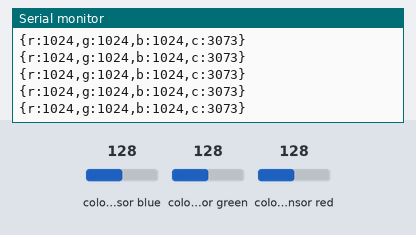
This sketch was run on a simulated Arduino Uno, built with avr-gcc and run on an emulated ATmega328P. Shown: the last lines printed to the serial monitor. The inputs (shaded band) are chosen by the test bench; at power-on: colour sensor green 128, colour sensor blue 128, colour sensor red 128.

Above: at 1.2 s.
1.3 s: colour sensor green set to 5
At 1.34 s:
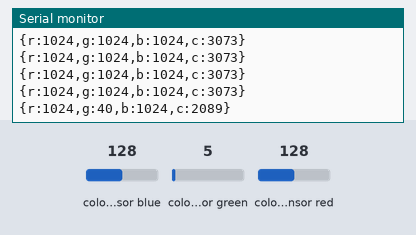
4.3 s: colour sensor blue set to 5
At 4.3 s:
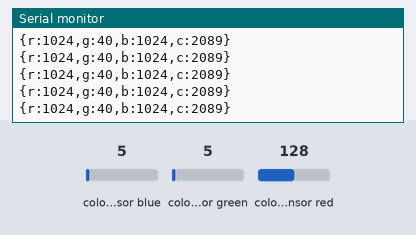
7.3 s: colour sensor red set to 5
At 7.31 s:
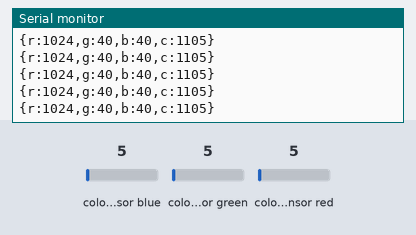
8.8 s: colour sensor blue set to 128
At 8.84 s:
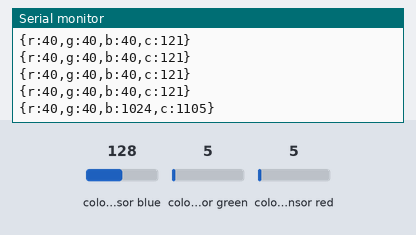
11.8 s: colour sensor red set to 128
At 11.8 s:
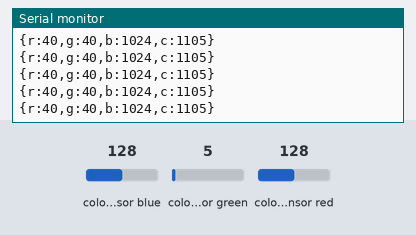
Timing chart, 0 to 14.8 s (numbered marks = the images above; inputs shaded):
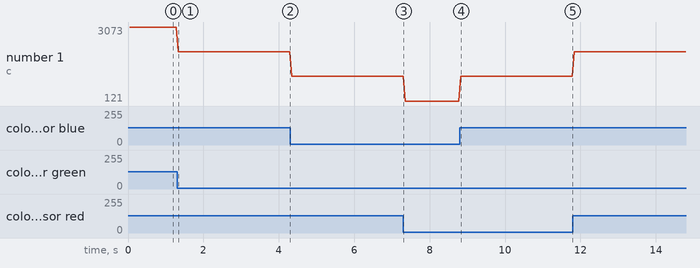

Measured:
- after the input at 1.3 s, the serial monitor: prints a new line at once (image 1)
- after the input at 8.8 s, the serial monitor: prints a new line at once (image 4)
- plotted number 1: 3073 → 2089 after the input at 1.3 s, 2089 → 1105 after the input at 4.3 s, 1105 → 121 after the input at 7.3 s, 1105 → 2089 after the input at 11.8 s

The sketch:

tcs34725.ino
```cpp
#include <Wire.h>
#include "Adafruit_TCS34725.h"

/* Example code for the Adafruit TCS34725 breakout library */

/* Connect SCL    to analog 5
   Connect SDA    to analog 4
   Connect VDD    to 3.3V DC
   Connect GROUND to common ground */

/* Initialise with default values (int time = 2.4ms, gain = 1x) */
// Adafruit_TCS34725 tcs = Adafruit_TCS34725();

/* Initialise with specific int time and gain values */
Adafruit_TCS34725 tcs = Adafruit_TCS34725(TCS34725_INTEGRATIONTIME_614MS, TCS34725_GAIN_1X);

void setup(void) {
  Serial.begin(9600);

  if (tcs.begin()) {
    Serial.println("Found sensor");
  } else {
    Serial.println("No TCS34725 found ... check your connections");
    while (1);
  }

  // Now we're ready to get readings!
}

void loop(void) {
  uint16_t r, g, b, c, colorTemp, lux;
  tcs.getRawData(&r, &g, &b, &c);
  colorTemp = tcs.calculateColorTemperature_dn40(r, g, b, c);
  lux = tcs.calculateLux(r, g, b);
  Serial.println((String)"{r:" + r + ",g:" + g + ",b:" + b + ",c:" + c + "}");
}
```
